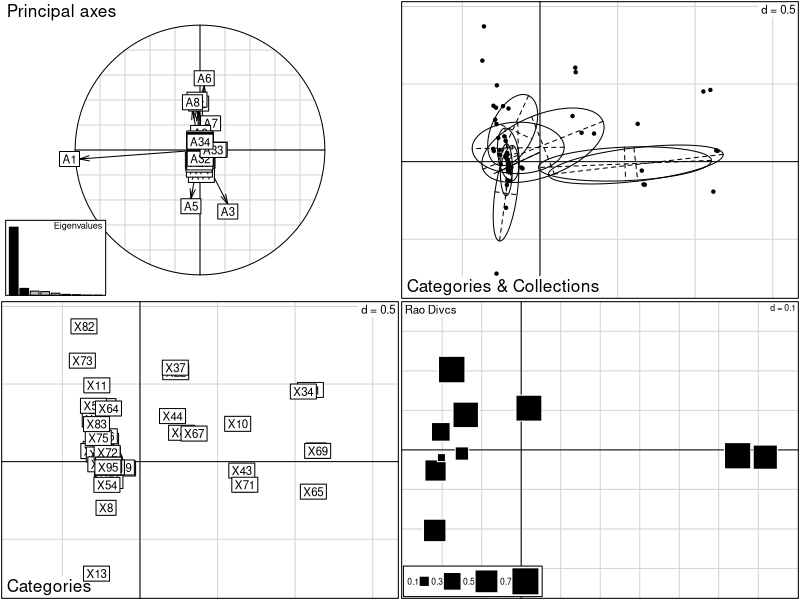

Write R code to recreate this figure.
library(ade4)


### Name: dpcoa
### Title: Double principal coordinate analysis
### Aliases: dpcoa plot.dpcoa print.dpcoa summary.dpcoa
### Keywords: multivariate

### ** Examples

data(humDNAm)
dpcoahum <- dpcoa(data.frame(t(humDNAm$samples)), sqrt(humDNAm$distances), scan = FALSE, nf = 2)
dpcoahum
if(adegraphicsLoaded()) {
  g1 <- plot(dpcoahum)
} else {
  plot(dpcoahum)
}
  
## Not run: 
##D data(ecomor)
##D dtaxo <- dist.taxo(ecomor$taxo)
##D dpcoaeco <- dpcoa(data.frame(t(ecomor$habitat)), dtaxo, scan = FALSE, nf = 2)
##D dpcoaeco
##D 
##D if(adegraphicsLoaded()) {
##D   g1 <- plot(dpcoaeco)
##D } else {
##D   plot(dpcoaeco)
##D }
## End(Not run)
